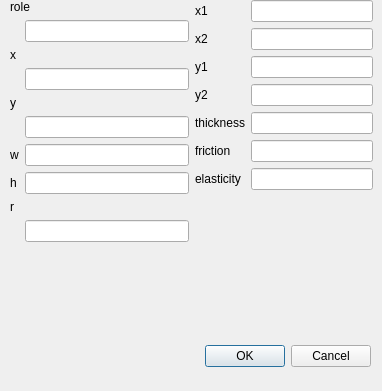
<?xml version="1.0" encoding="UTF-8"?>
<ui version="4.0">
 <class>Dialog</class>
 <widget class="QDialog" name="Dialog">
  <property name="geometry">
   <rect>
    <x>0</x>
    <y>0</y>
    <width>382</width>
    <height>391</height>
   </rect>
  </property>
  <property name="windowTitle">
   <string>Dialog</string>
  </property>
  <widget class="QDialogButtonBox" name="buttonBox">
   <property name="geometry">
    <rect>
     <x>30</x>
     <y>340</y>
     <width>341</width>
     <height>32</height>
    </rect>
   </property>
   <property name="orientation">
    <enum>Qt::Horizontal</enum>
   </property>
   <property name="standardButtons">
    <set>QDialogButtonBox::Cancel|QDialogButtonBox::Ok</set>
   </property>
  </widget>
  <widget class="QWidget" name="">
   <property name="geometry">
    <rect>
     <x>10</x>
     <y>0</y>
     <width>363</width>
     <height>326</height>
    </rect>
   </property>
   <layout class="QHBoxLayout" name="horizontalLayout">
    <item>
     <layout class="QFormLayout" name="formLayout">
      <property name="fieldGrowthPolicy">
       <enum>QFormLayout::AllNonFixedFieldsGrow</enum>
      </property>
      <item row="1" column="1">
       <widget class="QLineEdit" name="roleEdit"/>
      </item>
      <item row="2" column="0" colspan="2">
       <widget class="QLabel" name="label">
        <property name="text">
         <string>x</string>
        </property>
       </widget>
      </item>
      <item row="3" column="1">
       <widget class="QLineEdit" name="xEdit"/>
      </item>
      <item row="5" column="0">
       <widget class="QLabel" name="label_2">
        <property name="text">
         <string>y</string>
        </property>
       </widget>
      </item>
      <item row="7" column="1">
       <widget class="QLineEdit" name="yEdit"/>
      </item>
      <item row="10" column="0">
       <widget class="QLabel" name="label_3">
        <property name="text">
         <string>w</string>
        </property>
       </widget>
      </item>
      <item row="10" column="1">
       <widget class="QLineEdit" name="wEdit"/>
      </item>
      <item row="13" column="0">
       <widget class="QLabel" name="label_4">
        <property name="text">
         <string>h</string>
        </property>
       </widget>
      </item>
      <item row="13" column="1">
       <widget class="QLineEdit" name="hEdit"/>
      </item>
      <item row="16" column="0" colspan="2">
       <widget class="QLabel" name="label_5">
        <property name="text">
         <string>r</string>
        </property>
       </widget>
      </item>
      <item row="17" column="1">
       <widget class="QLineEdit" name="rEdit"/>
      </item>
      <item row="0" column="0" colspan="2">
       <widget class="QLabel" name="label_10">
        <property name="text">
         <string>role</string>
        </property>
       </widget>
      </item>
     </layout>
    </item>
    <item>
     <layout class="QFormLayout" name="formLayout_2">
      <item row="0" column="0">
       <widget class="QLabel" name="label_6">
        <property name="text">
         <string>x1</string>
        </property>
       </widget>
      </item>
      <item row="0" column="1">
       <widget class="QLineEdit" name="x1Edit"/>
      </item>
      <item row="1" column="0">
       <widget class="QLabel" name="label_7">
        <property name="text">
         <string>x2</string>
        </property>
       </widget>
      </item>
      <item row="1" column="1">
       <widget class="QLineEdit" name="x2Edit"/>
      </item>
      <item row="2" column="0">
       <widget class="QLabel" name="label_8">
        <property name="text">
         <string>y1</string>
        </property>
       </widget>
      </item>
      <item row="2" column="1">
       <widget class="QLineEdit" name="y1Edit"/>
      </item>
      <item row="3" column="0">
       <widget class="QLabel" name="label_9">
        <property name="text">
         <string>y2</string>
        </property>
       </widget>
      </item>
      <item row="3" column="1">
       <widget class="QLineEdit" name="y2Edit"/>
      </item>
      <item row="4" column="0">
       <widget class="QLabel" name="label_11">
        <property name="text">
         <string>thickness</string>
        </property>
       </widget>
      </item>
      <item row="4" column="1">
       <widget class="QLineEdit" name="thicknessEdit"/>
      </item>
      <item row="5" column="0">
       <widget class="QLabel" name="label_12">
        <property name="text">
         <string>friction</string>
        </property>
       </widget>
      </item>
      <item row="5" column="1">
       <widget class="QLineEdit" name="frictionEdit"/>
      </item>
      <item row="6" column="0">
       <widget class="QLabel" name="label_13">
        <property name="text">
         <string>elasticity</string>
        </property>
       </widget>
      </item>
      <item row="6" column="1">
       <widget class="QLineEdit" name="elasticityEdit"/>
      </item>
     </layout>
    </item>
   </layout>
  </widget>
  <zorder>buttonBox</zorder>
  <zorder>label</zorder>
  <zorder>label_2</zorder>
  <zorder>label_3</zorder>
  <zorder>label_4</zorder>
  <zorder>xEdit</zorder>
  <zorder>yEdit</zorder>
  <zorder>wEdit</zorder>
  <zorder>hEdit</zorder>
  <zorder>label_5</zorder>
  <zorder>rEdit</zorder>
  <zorder>x1Edit</zorder>
  <zorder>label_6</zorder>
  <zorder>label_7</zorder>
  <zorder>x2Edit</zorder>
  <zorder>label_8</zorder>
  <zorder>y1Edit</zorder>
  <zorder>label_9</zorder>
  <zorder>y2Edit</zorder>
  <zorder>label_10</zorder>
  <zorder>roleEdit</zorder>
  <zorder>label_5</zorder>
  <zorder>label_5</zorder>
  <zorder>thicknessEdit</zorder>
  <zorder>label_11</zorder>
  <zorder>label_12</zorder>
  <zorder>frictionEdit</zorder>
  <zorder>elasticityEdit</zorder>
  <zorder>label_13</zorder>
 </widget>
 <resources/>
 <connections>
  <connection>
   <sender>buttonBox</sender>
   <signal>accepted()</signal>
   <receiver>Dialog</receiver>
   <slot>accept()</slot>
   <hints>
    <hint type="sourcelabel">
     <x>248</x>
     <y>254</y>
    </hint>
    <hint type="destinationlabel">
     <x>157</x>
     <y>274</y>
    </hint>
   </hints>
  </connection>
  <connection>
   <sender>buttonBox</sender>
   <signal>rejected()</signal>
   <receiver>Dialog</receiver>
   <slot>reject()</slot>
   <hints>
    <hint type="sourcelabel">
     <x>316</x>
     <y>260</y>
    </hint>
    <hint type="destinationlabel">
     <x>286</x>
     <y>274</y>
    </hint>
   </hints>
  </connection>
 </connections>
</ui>
